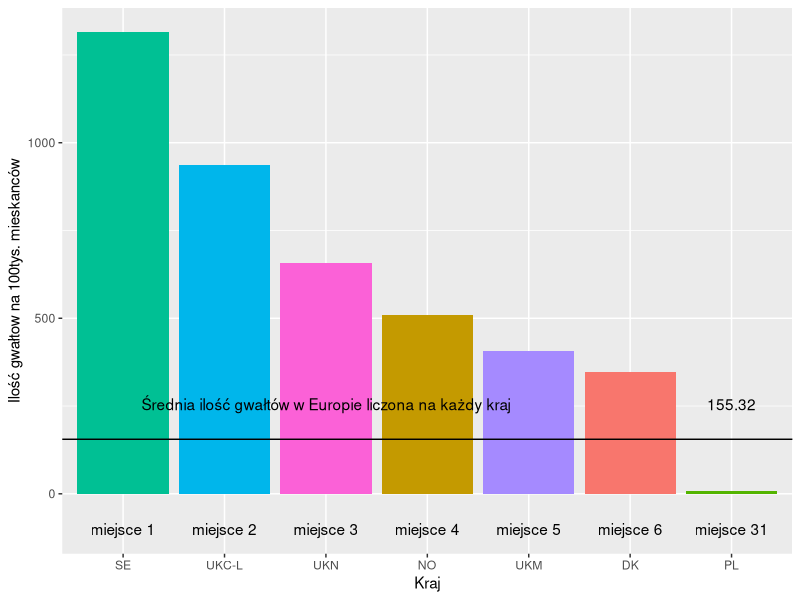

This figure's R source:
## ---- chunk 1
knitr::opts_chunk$set(echo = TRUE)
## ---- chunk 2

rm(list=ls())
library(dplyr)
library(tidyr)
Dane<-read.table("./Dane/crim_hom_soff.tsv",header = T,
                 dec=",",sep = "\t",encoding = "UTF-8",stringsAsFactors = F)
colnames(Dane)<-sub("X","",colnames(Dane))
Kol1<-Dane[1]
Dane <- Dane %>% select(-1)
Dane<- Dane %>% mutate_if(is.character,as.numeric)
Kol1<-Kol1 %>% separate(1,c("Przestępstwo","Typ","Płeć","Jednostka","Kraj"),sep=",",convert = T)
Kol1<-Kol1 %>% mutate_if(is.character,as.factor)
Dane<-bind_cols(Kol1,Dane)

## ---- chunk 3


Dane2<-gather(Dane,Rok,Wartość,'2008':'2017')
Dane2<-Dane2 %>% mutate_at("Rok",as.numeric)
Dane2<- Dane2 %>% filter(Jednostka=="P_HTHAB",Typ=="PER_VICT",Przestępstwo=="ICCS03011",Płeć!="T")
Dane2<- Dane2 %>% filter(complete.cases(Dane2))
## ---- chunk 4
tabela1<-Dane2 %>% group_by(Kraj) %>% summarise(suma=sum(Wartość)) %>%
  arrange(desc(suma)) %>% mutate(miejsce=rank(rev(suma))) %>%
  filter(miejsce<=6 | Kraj=="PL") 

tabela2<-Dane %>% group_by(Kraj) %>% 
filter(Jednostka=="P_HTHAB",Typ=="PER_VICT",Przestępstwo=="ICCS03011",
                         Płeć %in% c("F","M")) %>% 
  select(c(Kraj,'2008':'2017')) %>% summarise_each(sum)
średnia<-round(sum(Dane2$Wartość) /nlevels(Dane2$Kraj),2)
zestawienie <-tabela1 %>% left_join(tabela2,by="Kraj")
library(knitr)
kable (zestawienie)

## ---- chunk 5

library(ggplot2)

ggplot() + 
  geom_bar(data=zestawienie,mapping=aes(y=suma,x=reorder(Kraj,-suma),fill=Kraj),stat="identity") +
  theme(legend.position = "") + xlab("Kraj") + geom_hline(yintercept = średnia)+
  ylab("Ilość gwałtow na 100tys. mieskanców")+
  geom_text(aes(x=c(3,7),y=c(średnia+100,średnia+100),label=c("Średnia ilość gwałtów w Europie liczona na każdy kraj",paste(średnia))))+
  geom_text(data=zestawienie,mapping = aes(x=Kraj,y=-100,label=paste("miejsce",miejsce,sep=" ")))

